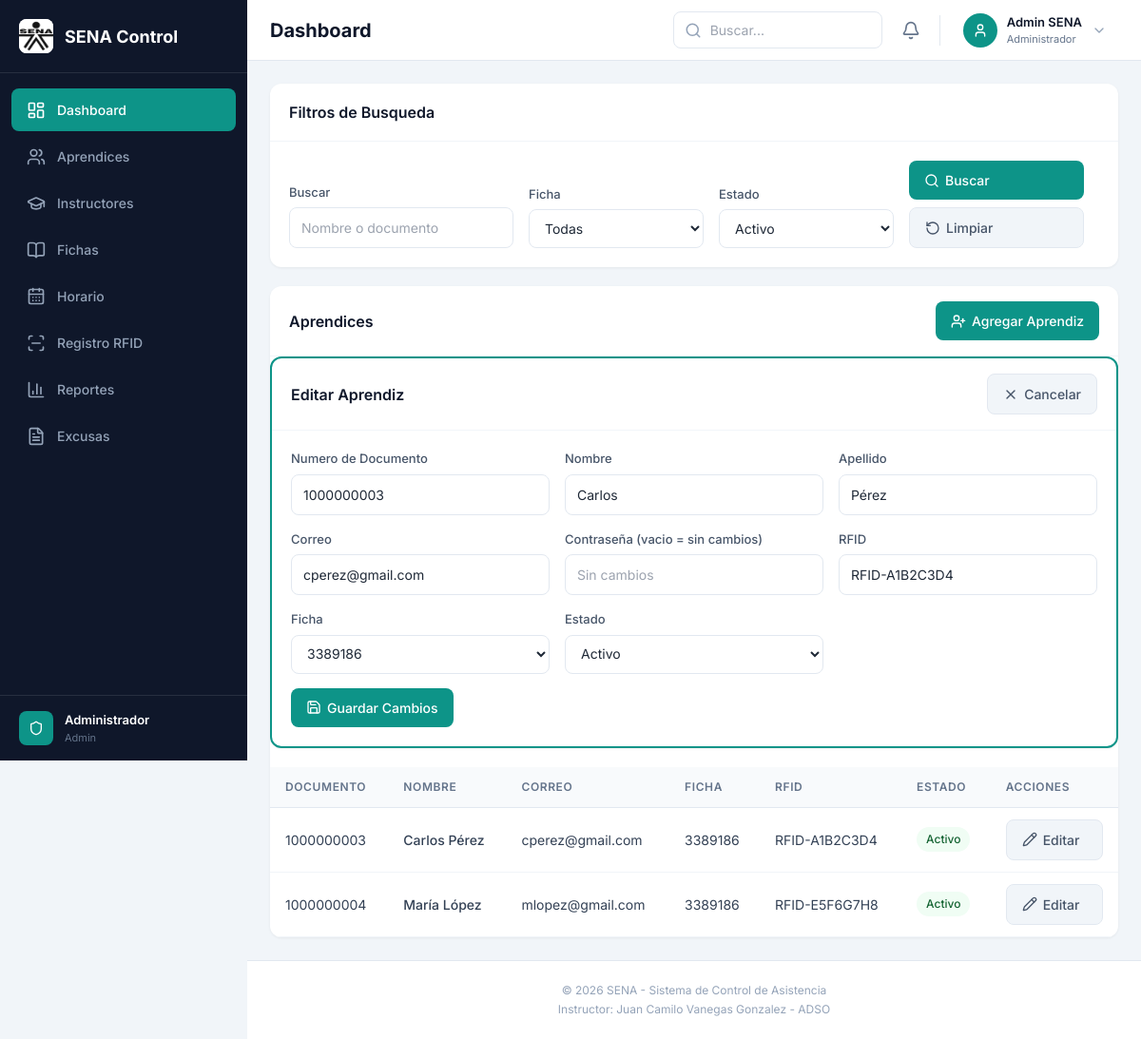
The app's page /views/admin_aprendices.php?editar=3 (signed in) with its own data.
### tables this page shows
CREATE TABLE IF NOT EXISTS `usuario` (
  `id_usuario` INT NOT NULL AUTO_INCREMENT,
  `numero_documento` VARCHAR(20) NOT NULL,
  `nombre` VARCHAR(45) NOT NULL,
  `apellido` VARCHAR(45) NOT NULL,
  `correo` VARCHAR(100) NULL,
  `password` VARCHAR(255) NOT NULL,
  `rfid_uid` VARCHAR(45) NULL,
  `id_rol` INT NOT NULL,
  `estado` ENUM('Activo', 'Inactivo') NULL DEFAULT 'Activo',
  PRIMARY KEY (`id_usuario`),
  UNIQUE INDEX `numero_documento_UNIQUE` (`numero_documento` ASC),
  UNIQUE INDEX `rfid_uid_UNIQUE` (`rfid_uid` ASC),
  INDEX `fk_usuario_roles_idx` (`id_rol` ASC),
  CONSTRAINT `fk_usuario_roles`
    FOREIGN KEY (`id_rol`)
    REFERENCES `roles` (`id_rol`)
    ON DELETE NO ACTION
    ON UPDATE NO ACTION);

CREATE TABLE IF NOT EXISTS `usuario_has_ficha` (
  `id_aprendiz_ficha` INT NOT NULL AUTO_INCREMENT,
  `id_aprendiz` INT NOT NULL,
  `id_ficha` INT NOT NULL,
  PRIMARY KEY (`id_aprendiz_ficha`),
  INDEX `fk_usuario_has_ficha_ficha1_idx` (`id_ficha` ASC),
  UNIQUE INDEX `id_aprendiz_UNIQUE` (`id_aprendiz` ASC),
  CONSTRAINT `fk_usuario_has_ficha_usuario1`
    FOREIGN KEY (`id_aprendiz`)
    REFERENCES `usuario` (`id_usuario`)
    ON DELETE NO ACTION
    ON UPDATE NO ACTION,
  CONSTRAINT `fk_usuario_has_ficha_ficha1`
    FOREIGN KEY (`id_ficha`)
    REFERENCES `ficha` (`id_ficha`)
    ON DELETE NO ACTION
    ON UPDATE NO ACTION);

CREATE TABLE IF NOT EXISTS `ficha` (
  `id_ficha` INT NOT NULL AUTO_INCREMENT,
  `codigo_ficha` VARCHAR(20) NOT NULL,
  `nombre_programa` VARCHAR(100) NOT NULL,
  `hora_entrada` TIME NOT NULL,
  `hora_salida` TIME NOT NULL,
  `id_instructor_encargado` INT NOT NULL,
  PRIMARY KEY (`id_ficha`),
  UNIQUE INDEX `codigo_ficha_UNIQUE` (`codigo_ficha` ASC),
  INDEX `fk_ficha_usuario1_idx` (`id_instructor_encargado` ASC),
  CONSTRAINT `fk_ficha_usuario1`
    FOREIGN KEY (`id_instructor_encargado`)
    REFERENCES `usuario` (`id_usuario`)
    ON DELETE NO ACTION
    ON UPDATE NO ACTION);

### views/admin_aprendices.php (the view, shortened to what this page needs)
<?php
$db = new Database();
$conn = $db->getConnection();
$stmt = $conn->query("SELECT id_ficha, codigo_ficha FROM ficha ORDER BY codigo_ficha");
$lista_fichas = $stmt->fetchAll();
$sql = "SELECT u.id_usuario AS id, u.numero_documento AS documento, CONCAT(u.nombre, ' ', u.apellido) AS nombre, u.correo,
    f.codigo_ficha AS ficha, uf.id_ficha AS id_ficha, u.rfid_uid AS rfid, u.estado
    FROM usuario u
    LEFT JOIN usuario_has_ficha uf ON uf.id_aprendiz = u.id_usuario
    LEFT JOIN ficha f ON f.id_ficha = uf.id_ficha
    WHERE u.id_rol = 3";
$sql .= " ORDER BY u.nombre";
$stmt = $conn->query($sql);
$lista_aprendices = $stmt->fetchAll();
$modo_editar = isset($_GET['editar']) ? (int)$_GET['editar'] : 0;
$aprendiz_editar = null;
if ($modo_editar > 0) {
    $stmt = $conn->prepare("SELECT id_usuario, numero_documento, nombre, apellido, correo, rfid_uid, estado
        FROM usuario WHERE id_usuario = ? AND id_rol = 3");
    $stmt->execute([$modo_editar]);
    $aprendiz_editar = $stmt->fetch();
    if ($aprendiz_editar) {
        $stmt = $conn->prepare("SELECT id_ficha FROM usuario_has_ficha WHERE id_aprendiz = ? LIMIT 1");
        $stmt->execute([$modo_editar]);
        $aprendiz_editar['id_ficha'] = $stmt->fetchColumn();
    }
}
?>
<!DOCTYPE html>
<html lang="es">
<head>
    <?php include 'components/header.php'; ?>
</head>
<body>
    <?php include 'components/sidebar.php'; ?>
    <?php include 'components/navbar.php'; ?>
    <main class="main-content">
        <div class="dashboard-card" style="margin-bottom: 20px;">
            <div class="card-header">
                <h2 class="card-title">Filtros de Busqueda</h2>
            </div>
            <div class="card-body">
                <form method="GET" action="admin_aprendices.php">
                    <div class="filter-grid">
                        <div class="filter-group">
                            <label class="filter-label">Buscar</label>
                            <input type="text" name="buscar" class="filter-input" placeholder="Nombre o documento">
                        </div>
                        <div class="filter-group">
                            <label class="filter-label">Ficha</label>
                            <select name="ficha" class="filter-input">
                                <option value="">Todas</option>
                            </select>
                        </div>
                        <div class="filter-group">
                            <label class="filter-label">Estado</label>
                            <select name="estado" class="filter-input">
                                <option value="Activo">Activo</option>
                            </select>
                        </div>
                        <div class="filter-group filter-actions">
                            <button type="submit" class="btn-filter-primary">
                                <i data-lucide="search" class="w-4 h-4"></i>
                                Buscar
                            </button>
                            <a href="admin_aprendices.php" class="btn-filter-secondary">
                                <i data-lucide="rotate-ccw" class="w-4 h-4"></i>
                                Limpiar
                            </a>
                        </div>
                    </div>
                </form>
            </div>
        </div>
        <div class="dashboard-card">
            <div class="card-header">
                <h2 class="card-title">Aprendices</h2>
                <a href="#" class="btn-filter-primary" style="text-decoration:none;" onclick="return abrirFormAgregar();">
                    <i data-lucide="user-plus" class="w-4 h-4"></i>
                    Agregar Aprendiz
                </a>
            </div>
            <?php if ($aprendiz_editar): ?>
            <div class="dashboard-card" style="margin-bottom: 20px; border: 2px solid #0d9488;">
                <div class="card-header">
                    <h2 class="card-title">Editar Aprendiz</h2>
                    <a href="admin_aprendices.php" class="btn-filter-secondary" style="text-decoration:none;">
                        <i data-lucide="x" class="w-4 h-4"></i>
                        Cancelar
                    </a>
                </div>
                <div class="card-body">
                    <form method="POST" action="admin_aprendices.php">
                        <div class="filter-grid" style="grid-template-columns: repeat(3, 1fr);">
                            <div class="filter-group">
                                <label class="filter-label">Numero de Documento</label>
                                <input type="text" name="documento" class="filter-input" value="<?php echo $aprendiz_editar['numero_documento']; ?>" required>
                            </div>
                            <div class="filter-group">
                                <label class="filter-label">Nombre</label>
                                <input type="text" name="nombre" class="filter-input" value="<?php echo $aprendiz_editar['nombre']; ?>" required>
                            </div>
                            <div class="filter-group">
                                <label class="filter-label">Apellido</label>
                                <input type="text" name="apellido" class="filter-input" value="<?php echo $aprendiz_editar['apellido']; ?>" required>
                            </div>
                            <div class="filter-group">
                                <label class="filter-label">Correo</label>
                                <input type="email" name="correo" class="filter-input" value="<?php echo $aprendiz_editar['correo']; ?>">
                            </div>
                            <div class="filter-group">
                                <label class="filter-label">Contraseña (vacio = sin cambios)</label>
                                <input type="text" name="password" class="filter-input" placeholder="Sin cambios">
                            </div>
                            <div class="filter-group">
                                <label class="filter-label">RFID</label>
                                <input type="text" name="rfid" id="rfidAprendizEditar" class="filter-input" value="<?php echo $aprendiz_editar['rfid_uid']; ?>" placeholder="Escanea la tarjeta aqui" autocomplete="off">
                            </div>
                            <div class="filter-group">
                                <label class="filter-label">Ficha</label>
                                <select name="ficha" class="filter-input">
                                    <?php foreach ($lista_fichas as $ficha_opcion): ?>
                                        <option value="<?php echo $ficha_opcion['id_ficha']; ?>" <?php echo ($aprendiz_editar['id_ficha'] == $ficha_opcion['id_ficha']) ? 'selected' : ''; ?>><?php echo $ficha_opcion['codigo_ficha']; ?></option>
                                    <?php endforeach; ?>
                                </select>
                            </div>
                            <div class="filter-group">
                                <label class="filter-label">Estado</label>
                                <select name="estado" class="filter-input">
                                    <option value="Activo" <?php echo ($aprendiz_editar['estado'] == 'Activo') ? 'selected' : ''; ?>>Activo</option>
                                </select>
                            </div>
                        </div>
                        <div class="filter-actions" style="margin-top: 15px;">
                            <button type="submit" class="btn-filter-primary">
                                <i data-lucide="save" class="w-4 h-4"></i>
                                Guardar Cambios
                            </button>
                        </div>
                    </form>
                </div>
            </div>
            <?php endif; ?>
            <div class="card-body" style="padding: 0;">
                <table class="data-table">
                    <thead>
                        <tr>
                            <th>Documento</th>
                            <th>Nombre</th>
                            <th>Correo</th>
                            <th>Ficha</th>
                            <th>RFID</th>
                            <th>Estado</th>
                            <th>Acciones</th>
                        </tr>
                    </thead>
                    <tbody>
                        <?php if (!empty($lista_aprendices)): ?>
                            <?php foreach ($lista_aprendices as $aprendiz): ?>
                                <tr>
                                    <td><?php echo $aprendiz['documento']; ?></td>
                                    <td class="font-medium"><?php echo $aprendiz['nombre']; ?></td>
                                    <td><?php echo $aprendiz['correo']; ?></td>
                                    <td><?php echo $aprendiz['ficha']; ?></td>
                                    <td><?php echo $aprendiz['rfid'] ?? '--'; ?></td>
                                    <td><span class="badge-status <?php echo $aprendiz['estado'] == 'Activo' ? 'badge-normal' : 'badge-inasistencia'; ?>"><?php echo $aprendiz['estado']; ?></span></td>
                                    <td>
                                        <a href="admin_aprendices.php?editar=<?php echo $aprendiz['id']; ?>" class="btn-filter-secondary" style="text-decoration:none;">
                                            <i data-lucide="pencil" class="w-4 h-4"></i>
                                            Editar
                                        </a>
                                    </td>
                                </tr>
                            <?php endforeach; ?>
                        <?php else: ?>
                            <tr>
                                <td colspan="7" class="text-center py-8 text-slate-400">No hay aprendices registrados</td>
                            </tr>
                        <?php endif; ?>
                    </tbody>
                </table>
            </div>
        </div>
    </main>
    <?php include 'components/footer.php'; ?>
</body>
</html>

### public/css/dashboard.css (style rules this page uses)
body { font-family: 'Inter', sans-serif; background: #f1f5f9; margin: 0; padding: 0; }
.main-content { margin-left: 260px; margin-top: 64px; padding: 24px; min-height: calc(100vh - 64px); overflow-y: auto; }
.dashboard-card { background: #fff; border-radius: 12px; box-shadow: 0 1px 3px rgba(0, 0, 0, 0.06); overflow: hidden; }
.card-header { display: flex; align-items: center; justify-content: space-between; padding: 16px 20px; border-bottom: 1px solid #f1f5f9; }
.card-title { font-size: 16px; font-weight: 600; color: #0f172a; margin: 0; }
.card-body { padding: 20px; }
.data-table { width: 100%; border-collapse: collapse; }
.data-table th { text-align: left; padding: 12px 16px; font-size: 12px; font-weight: 600; color: #64748b; text-transform: uppercase; letter-spacing: 0.05em; background: #f8fafc; border-bottom: 1px solid #e2e8f0; }
.data-table td { padding: 12px 16px; font-size: 14px; color: #334155; border-bottom: 1px solid #f1f5f9; }
.badge-status { display: inline-flex; align-items: center; padding: 4px 10px; border-radius: 20px; font-size: 12px; font-weight: 500; }
.badge-normal { background: #f0fdf4; color: #166534; }
.filter-grid { display: grid; grid-template-columns: repeat(4, 1fr) auto; gap: 16px; align-items: end; }
.filter-group { display: flex; flex-direction: column; gap: 6px; }
.filter-label { font-size: 13px; font-weight: 500; color: #475569; }
.filter-input { padding: 10px 12px; border: 1px solid #e2e8f0; border-radius: 8px; font-size: 14px; outline: none; transition: all 0.2s; font-family: 'Inter', sans-serif; background: #fff; }
.filter-actions { display: flex; gap: 8px; }
.btn-filter-primary { display: flex; align-items: center; gap: 6px; padding: 10px 16px; background: #0d9488; color: #fff; border: none; border-radius: 8px; font-size: 14px; font-weight: 500; cursor: pointer; transition: all 0.2s; }
.btn-filter-secondary { display: flex; align-items: center; gap: 6px; padding: 10px 16px; background: #f1f5f9; color: #475569; border: 1px solid #e2e8f0; border-radius: 8px; font-size: 14px; font-weight: 500; cursor: pointer; transition: all 0.2s; }

### records on screen
usuario: documento "1000000003", nombre "Carlos", apellido "Pérez", correo "cperez@gmail.com", rfid "RFID-A1B2C3D4", estado "Activo"
usuario_has_ficha: id_aprendiz.numero_documento "1000000003", nombre "Carlos Pérez", id_aprendiz.correo "cperez@gmail.com", id_ficha.codigo_ficha "3389186", id_aprendiz.rfid_uid "RFID-A1B2C3D4", id_aprendiz.estado "Activo"
usuario_has_ficha: id_aprendiz.numero_documento "1000000004", nombre "María López", id_aprendiz.correo "mlopez@gmail.com", id_ficha.codigo_ficha "3389186", id_aprendiz.rfid_uid "RFID-E5F6G7H8", id_aprendiz.estado "Activo"

### other values on screen
form field ficha "3389186"
